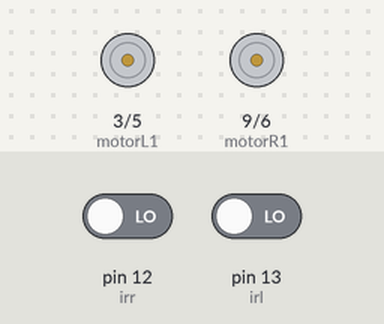
Simulated run of this sketch. Board: Arduino Uno, built with avr-gcc and run on an emulated ATmega328P. On the bench: motor-driver pin pairs drawn as motors (green arrow = first pin HIGH = forward, orange = second pin HIGH = backward, longer = more drive). Inputs (shaded band) come from the test bench; at power-on: pin 12 (irr) LOW, pin 13 (irl) LOW.

Above: at 1.2 s.
1.3 s: pin 12 (irr) driven HIGH
At 2.5 s:
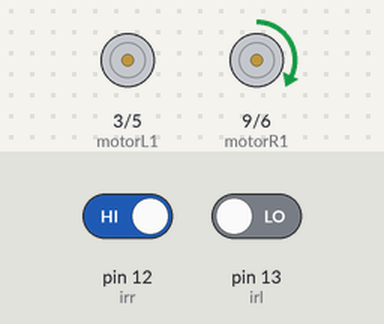
2.8 s: pin 13 (irl) driven HIGH
At 3.8 s:
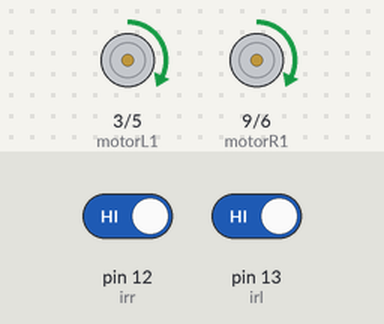
4.3 s: pin 12 (irr) driven LOW
At 5.0 s:
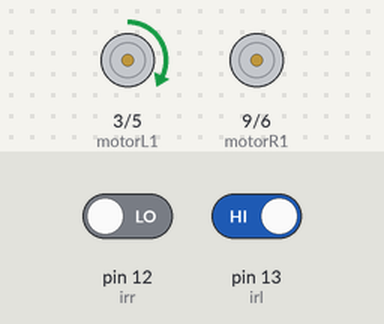
Timing chart, 0 to 7.3 s (numbered marks = the images above; inputs shaded):
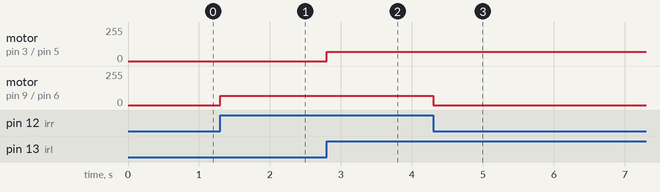

Measured:
- after the input at 1.3 s, motor on pin 9 (motorR1) / pin 6 (motorR2): stopped → forward 70/255 at once
- after the input at 2.8 s, motor on pin 3 (motorL1) / pin 5 (motorL2): stopped → forward 70/255 at once
- after the input at 4.3 s, motor on pin 9 (motorR1) / pin 6 (motorR2): forward 70/255 → stopped at once

The sketch:

week5HW.ino
```cpp
const int irl = 13;
const int irr = 12;
// black == 0
// white == 1
int irlstate;
int irrstate;

const int motorL1 = 3;
const int motorL2 = 5;
const int motorR1 = 9;
const int motorR2 = 6;

void setup() {
  Serial.begin(9600);
  pinMode(irl, INPUT);
  pinMode(irr, INPUT);

  pinMode(motorL1, OUTPUT);
  pinMode(motorL2, OUTPUT);
  pinMode(motorR1, OUTPUT);
  pinMode(motorR2, OUTPUT);
}

void loop() {
  irlstate = digitalRead(irl);
  irrstate = digitalRead(irr);
  if (irlstate == 1 && irrstate == 1) {
    straightWithSpeed2();
  }
  else if (irrstate == 1) {
    leftWithSpeed2();
  }
  else if (irlstate == 1) {
    rightWithSpeed2();
  }
  else{
    stop();
  }
  delayMicroseconds(1000);
}
```

motor.ino
```cpp
// speed 1 ~ 3 --> slow ~fast
void straightWithSpeed1() {
  analogWrite(motorL1, 50);
  analogWrite(motorL2, 0);
  analogWrite(motorR1, 50);
  analogWrite(motorR2, 0);
}
void straightWithSpeed2() {
  analogWrite(motorL1, 70);
  analogWrite(motorL2, 0);
  analogWrite(motorR1, 70);
  analogWrite(motorR2, 0);
}
void straightWithSpeed3() {
  analogWrite(motorL1, 100);
  analogWrite(motorL2, 0);
  analogWrite(motorR1, 100);
  analogWrite(motorR2, 0);
}
void leftWithSpeed1() {
  analogWrite(motorL1, 40);
  analogWrite(motorL2, 0);
  analogWrite(motorR1, 60);
  analogWrite(motorR2, 0);
}
void leftWithSpeed2() {
  analogWrite(motorL1, 0);
  analogWrite(motorL2, 0);
  analogWrite(motorR1, 70);
  analogWrite(motorR2, 0);
}
void leftWithSpeed3() {
  analogWrite(motorL1, 0);
  analogWrite(motorL2, 50);
  analogWrite(motorR1, 70);
  analogWrite(motorR2, 0);
}
void rightWithSpeed1() {
  analogWrite(motorL1, 60);
  analogWrite(motorL2, 0);
  analogWrite(motorR1, 40);
  analogWrite(motorR2, 0);
}
void rightWithSpeed2() {
  analogWrite(motorL1, 70);
  analogWrite(motorL2, 0);
  analogWrite(motorR1, 0);
  analogWrite(motorR2, 0);
}
void rightWithSpeed3() {
  analogWrite(motorL1, 70);
  analogWrite(motorL2, 0);
  analogWrite(motorR1, 0);
  analogWrite(motorR2, 50);
}
void backWithSpeed1() {
  // TODO
}
void backWithSpeed2() {
  //TODO
}
void backWithSpeed3() {
  //TODO
}
void stop() {
  analogWrite(motorL1, 0);
  analogWrite(motorL2, 0);
  analogWrite(motorR1, 0);
  analogWrite(motorR2, 0);
}
```
